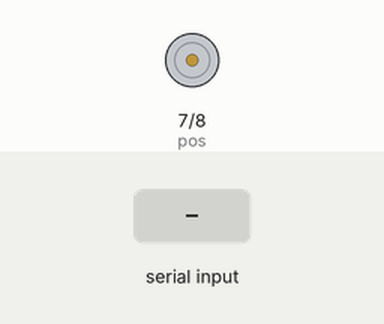
Bench run of a sketch on a simulated Arduino Uno, built with avr-gcc and run on an emulated ATmega328P. Shown: motor-driver pin pairs drawn as motors (green arrow = first pin HIGH = forward, orange = second pin HIGH = backward, longer = more drive). The test bench sets the inputs (shaded band). What the sketch prints to the serial monitor is not drawn.

Above: at 1.2 s.
1.3 s: "1" received over Serial
At 2.4 s:
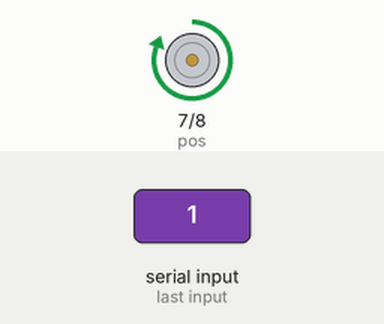
2.8 s: "0" received over Serial
At 4.0 s:
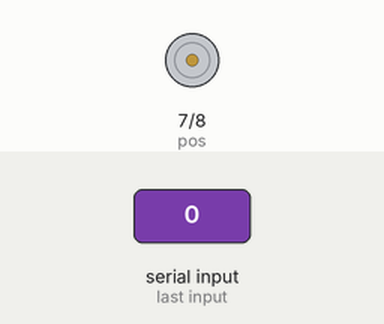
Timing chart, 0 to 5.8 s (numbered marks = the images above; inputs shaded):
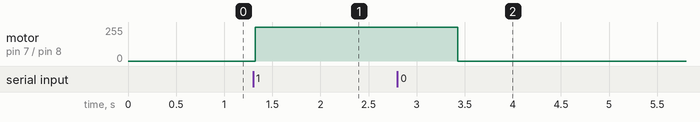

The sketch:

helmet_slave.ino
```cpp
int pos=7;
int neg=8;
char state;
void setup()
{
  pinMode(pos,OUTPUT);
  pinMode(neg,OUTPUT);
  Serial.begin(9600);
  Serial.print("began");
}

void loop()
{
  if(Serial.available()>0){
    Serial.print("iam in");
    state=Serial.read();
  }
  Serial.print(state);
  if(state=='1'){
  Serial.println("start movement");
  digitalWrite(pos,HIGH);
  digitalWrite(neg,LOW);
  delay(700);
  }
  else if(state=='0'){
  /*Serial.println("reverse");
  digitalWrite(neg,HIGH);
  digitalWrite(pos,LOW);
  delay(1000);*/
  Serial.println("stop");
  digitalWrite(pos,LOW);
  digitalWrite(neg,LOW);
  delay(1000);
  }
}
```

Measured:
- after the input at 1.3 s, motor on pin 7 (pos) / pin 8 (neg): stopped → forward 255/255 at once
- after the input at 2.8 s, motor on pin 7 (pos) / pin 8 (neg): forward 255/255 → stopped after 0.63 s
